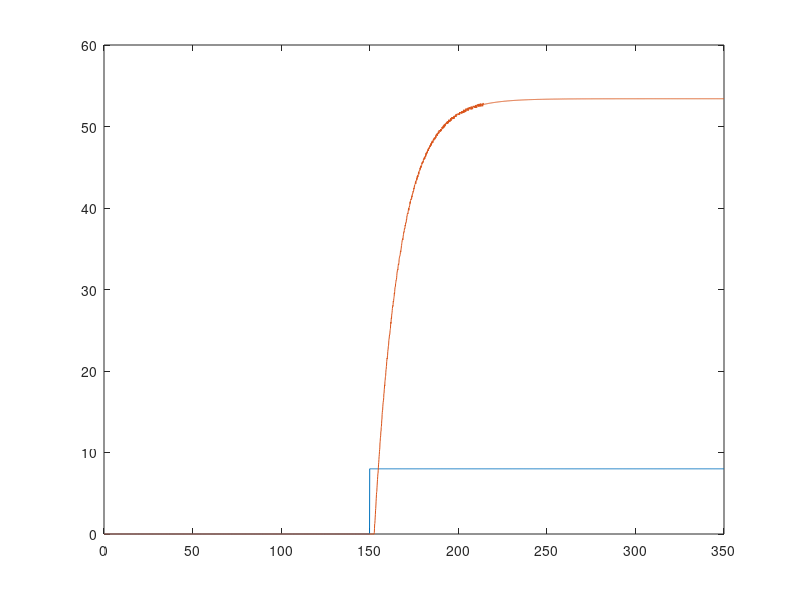

This chart was generated by the following MATLAB code: (Note: this script raises an error after producing the figure.)
load('Q1_Output_2x2_Step_Response_Data.mat')
figure;
plot(U1.time, U1.signals.values)
hold on
plot(G11U1.time, G11U1.signals.values)
s = tf('s');
ystep = G11U1.signals.values;
ustep = U1.signals.values;
gain = ystep(end);
[~, t1_index] = min(abs(0.353*gain-ystep));
[~, t2_index] = min(abs(0.853*gain-ystep));
t1 = U1.time(t1_index);
t2 = U1.time(t2_index);
D = 2.5;
tau = 0.67*(t2-t1);
K = gain/ustep(end);
G_11_ks = K*exp(-D*s)/(tau*s+1);
G_11_ks
hold on
y_ext = lsim(G_11_ks, ustep, U1.time);
plot(U1.time, y_ext)


figure;
plot(U2.time, U2.signals.values)
hold on
plot(G12U2.time, G12U2.signals.values)
ystep = G12U2.signals.values;
ustep = U2.signals.values;
gain = ystep(end);
[~, t1_index] = min(abs(0.353*gain-ystep));
[~, t2_index] = min(abs(0.853*gain-ystep));
t1 = U2.time(t1_index);
t2 = U2.time(t2_index);
D = 1.2;
tau = 0.67*(t2-t1);
K = gain/ustep(end);
G_12_ks = K*exp(-D*s)/(tau*s+1);
G_12_ks
hold on
y_12_ext = lsim(G_12_ks, ustep, U2.time);
plot(U2.time, y_12_ext)


figure;
plot(U1.time, U1.signals.values)
hold on
plot(G21U1.time, G21U1.signals.values)
ystep = G21U1.signals.values;
ustep = U1.signals.values;
gain = ystep(end);
[~, t1_index] = min(abs(0.353*gain-ystep));
[~, t2_index] = min(abs(0.853*gain-ystep));
t1 = U1.time(t1_index);
t2 = U1.time(t2_index);
D = 1.1;
tau = 0.67*(t2-t1);
K = gain/ustep(end);
G_21_ks = K*exp(-D*s)/(tau*s+1);
G_21_ks
hold on
y_21_ext = lsim(G_21_ks, ustep, U1.time);
plot(U1.time, y_21_ext)


figure;
plot(U2.time, U2.signals.values)
hold on
plot(G22U2.time, G22U2.signals.values)
s = tf('s');
ystep = G22U2.signals.values;
ustep = U2.signals.values;
gain = ystep(end);
[~, t1_index] = min(abs(0.353*gain-ystep));
[~, t2_index] = min(abs(0.853*gain-ystep));
t1 = U2.time(t1_index);
t2 = U2.time(t2_index);
D = 1.1;
tau = 0.67*(t2-t1);
K = gain/ustep(end);
G_22_ks = K*exp(-D*s)/(tau*s+1);
G_22_ks
hold on
y_22_ext = lsim(G_22_ks, ustep, U2.time);
plot(U2.time, y_22_ext)



% function d = delayEst(u, y)
%     for i = 1:
% end



% step(G_1_ks, Gs)
% legend('Model', 'Process')
% figure;
% plot(U2.time, U2.signals.values)
% hold on
% plot(G12U2.time, G12U2.signals.values)
% figure;
% plot(U1.time, U1.signals.values)
% hold on
% plot(G21U1.time, G21U1.signals.values)
% figure;
% plot(U2.time, U2.signals.values)
% hold on
% plot(G22U2.time, G22U2.signals.values)
